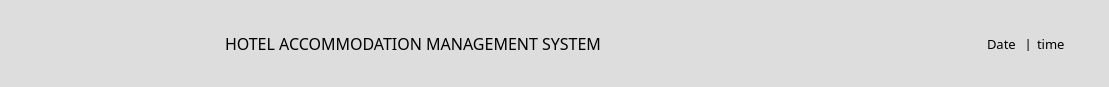
        <widget class="QWidget" name="widget" native="true">
         <property name="minimumSize">
          <size>
           <width>0</width>
           <height>87</height>
          </size>
         </property>
         <property name="maximumSize">
          <size>
           <width>16777215</width>
           <height>87</height>
          </size>
         </property>
         <property name="styleSheet">
          <string notr="true">background-color: rgb(221, 221, 221);</string>
         </property>
         <layout class="QHBoxLayout" name="horizontalLayout_3">
          <property name="spacing">
           <number>0</number>
          </property>
          <property name="leftMargin">
           <number>0</number>
          </property>
          <property name="topMargin">
           <number>0</number>
          </property>
          <property name="rightMargin">
           <number>0</number>
          </property>
          <property name="bottomMargin">
           <number>0</number>
          </property>
          <item alignment="Qt::AlignHCenter|Qt::AlignVCenter">
           <widget class="QPushButton" name="btnMenu1">
            <property name="minimumSize">
             <size>
              <width>75</width>
              <height>87</height>
             </size>
            </property>
            <property name="maximumSize">
             <size>
              <width>75</width>
              <height>87</height>
             </size>
            </property>
            <property name="styleSheet">
             <string notr="true">QPushButton{
border:none;
border-radius: 3px;
padding: 8px 0 8px 15px;
color: rgb(0, 0, 0);
}

QPushButton:hover {
	;
	background-color: rgb(218, 218, 218);
}

QPushButton:pressed {
	background-color: rgb(255, 255, 255);
}</string>
            </property>
            <property name="text">
             <string/>
            </property>
            <property name="icon">
             <iconset>
              <normaloff>menu.svg</normaloff>
              <normalon>chevron-left.svg</normalon>menu.svg</iconset>
            </property>
            <property name="iconSize">
             <size>
              <width>28</width>
              <height>28</height>
             </size>
            </property>
            <property name="checkable">
             <bool>true</bool>
            </property>
            <property name="checked">
             <bool>false</bool>
            </property>
            <property name="autoExclusive">
             <bool>false</bool>
            </property>
           </widget>
          </item>
          <item>
           <spacer name="horizontalSpacer_39">
            <property name="orientation">
             <enum>Qt::Horizontal</enum>
            </property>
            <property name="sizeType">
             <enum>QSizePolicy::Expanding</enum>
            </property>
            <property name="sizeHint" stdset="0">
             <size>
              <width>150</width>
              <height>20</height>
             </size>
            </property>
           </spacer>
          </item>
          <item>
           <widget class="QLabel" name="label_41">
            <property name="font">
             <font>
              <family>Arial Rounded MT Bold</family>
              <pointsize>12</pointsize>
              <weight>50</weight>
              <italic>false</italic>
              <bold>false</bold>
             </font>
            </property>
            <property name="text">
             <string>HOTEL ACCOMMODATION MANAGEMENT SYSTEM</string>
            </property>
           </widget>
          </item>
          <item>
           <spacer name="horizontalSpacer_3">
            <property name="orientation">
             <enum>Qt::Horizontal</enum>
            </property>
            <property name="sizeHint" stdset="0">
             <size>
              <width>386</width>
              <height>20</height>
             </size>
            </property>
           </spacer>
          </item>
          <item>
           <widget class="QLabel" name="lblDate">
            <property name="font">
             <font>
              <family>Century Gothic</family>
              <pointsize>10</pointsize>
             </font>
            </property>
            <property name="text">
             <string>Date </string>
            </property>
           </widget>
          </item>
          <item>
           <widget class="QLabel" name="label_11">
            <property name="text">
             <string>  |  </string>
            </property>
           </widget>
          </item>
          <item>
           <widget class="QLabel" name="lblTime">
            <property name="font">
             <font>
              <family>Century Gothic</family>
              <pointsize>10</pointsize>
             </font>
            </property>
            <property name="text">
             <string>time     </string>
            </property>
           </widget>
          </item>
          <item>
           <spacer name="horizontalSpacer_28">
            <property name="orientation">
             <enum>Qt::Horizontal</enum>
            </property>
            <property name="sizeType">
             <enum>QSizePolicy::Fixed</enum>
            </property>
            <property name="sizeHint" stdset="0">
             <size>
              <width>20</width>
              <height>20</height>
             </size>
            </property>
           </spacer>
          </item>
          <item>
           <widget class="QLabel" name="label_8">
            <property name="text">
             <string/>
            </property>
           </widget>
          </item>
         </layout>
        </widget>
